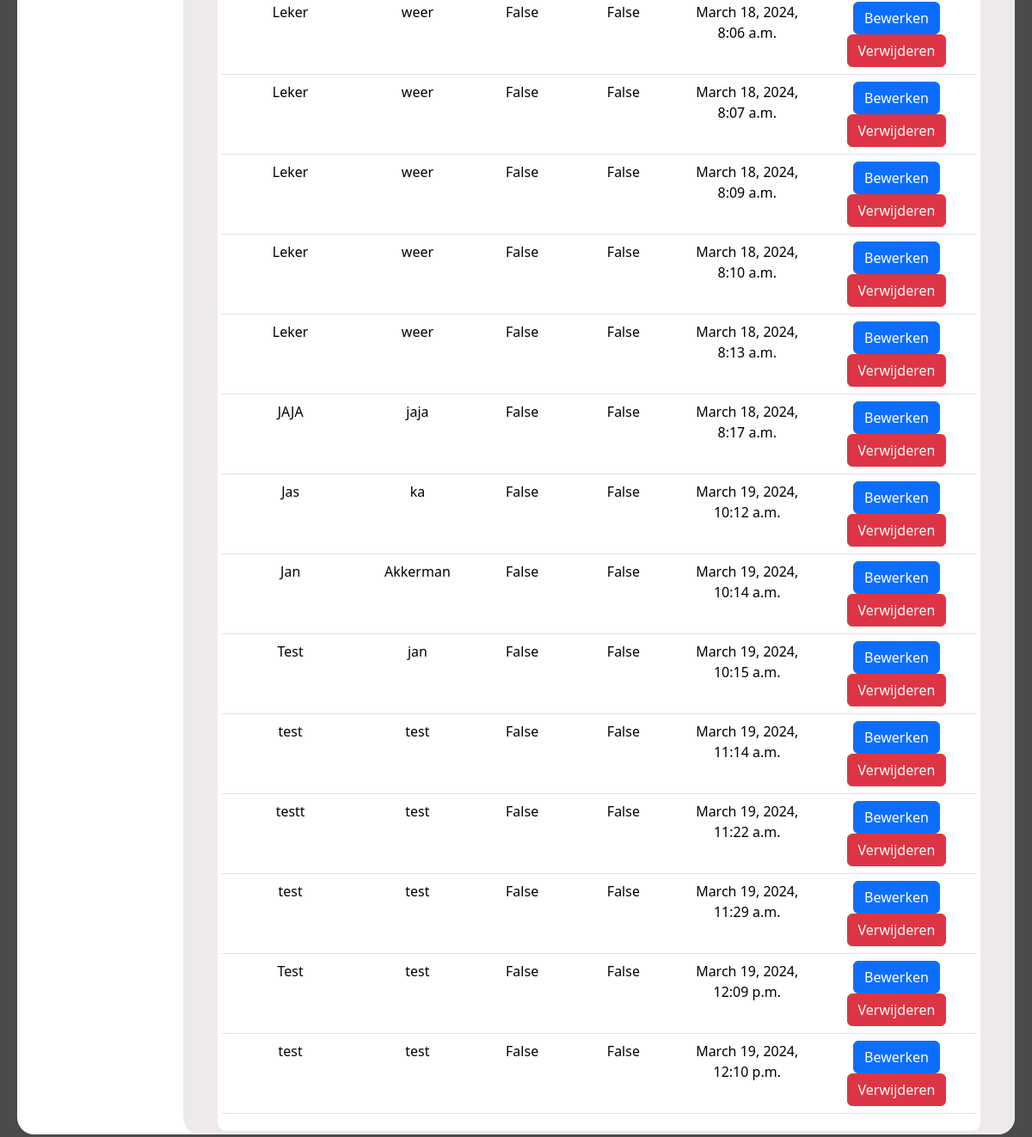
Page /beheerder/users (signed in, lower part) on the earlier database version.
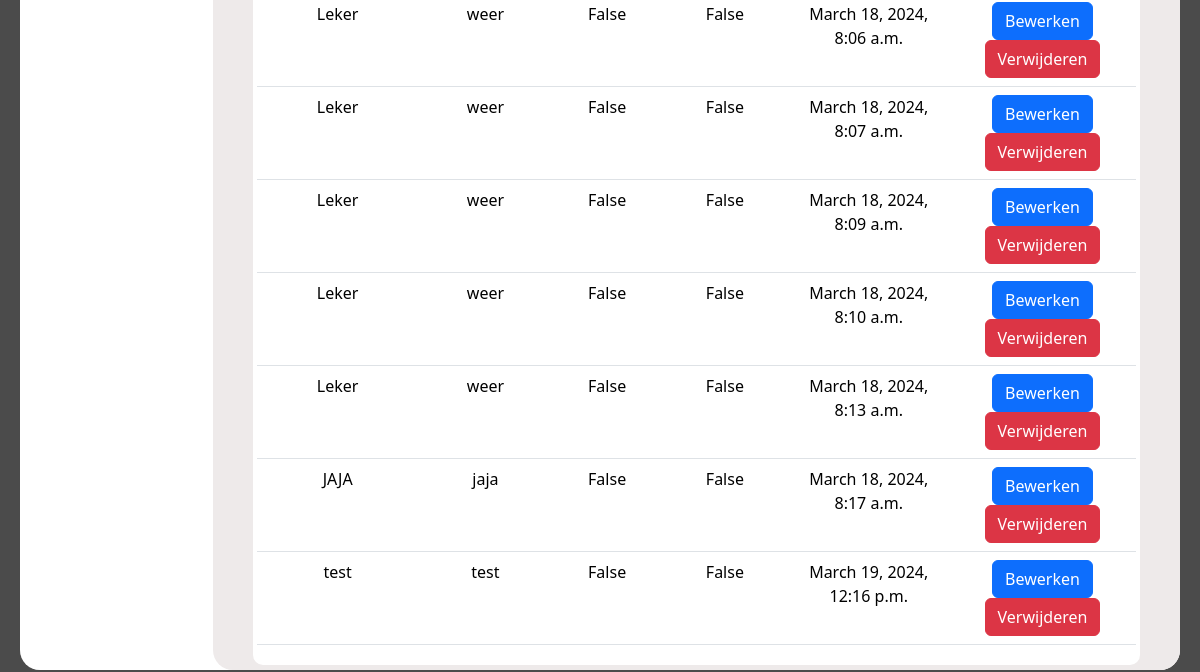
Same page on the later database version.
### ervaringsdeskundige/models.py (models this page shows, shortened)
class User(AbstractUser):
    first_name = models.CharField(max_length=100)
    last_name = models.CharField(max_length=100)
    postcode = models.CharField(max_length=10)
    geslacht = models.CharField(max_length=10, choices=[('M','Man'),('V', 'Vrouw'), ('0', 'Anders')])
    email = models.EmailField()
    telefoonnummer = models.CharField(max_length=100)
    geboortedatum = models.DateField()
    gebruikte_hulpmiddelen = models.TextField(max_length=200)
    bijzonderheden = models.TextField(max_length=100, default='', blank=True)
    beschikbaar_vanaf = models.DateTimeField()
    beschikbaar_tot = models.DateTimeField()
    bijzonderheden_beschikbaarheid = models.TextField(max_length=100, blank=True)
    username = models.CharField(max_length=100, unique=True)
    voorkeur_benadering = models.CharField(max_length=20)
    status = models.CharField(max_length=10, default=1)
    opmerking_verwijderd = models.TextField(blank=True, null=True)
    datum_goedgekeurd = models.DateTimeField(blank=True, null=True)
    goedegekeurd_door = models.CharField(max_length=100, null=True)
    groups = models.ManyToManyField(
        Group,
        verbose_name='groups',
        related_name='user_groups',
        blank=True,
        help_text='The groups this user belongs to. A user will get all permissions granted to each of their groups.',
        related_query_name='user',
    )
    user_permissions = models.ManyToManyField(
        Permission,
        verbose_name='user permissions',
        related_name='user_user_permissions',
        blank=True,
        help_text='Specific permissions for this user.',
        related_query_name='user',
    )

### beheerder/views.py (the view)
# urls.py: path('users', views.user_list, name="user_list"),
@staff_member_required
def user_list(request):
    beheerders = Beheerders.objects.all()
    ervaringsdeskundigen = User.objects.values('id','first_name', 'last_name', 'is_superuser', 'is_staff', 'date_joined')
    all_users = list(beheerders) + list(ervaringsdeskundigen)
    return render(request, 'beheerder/users.html', {'all_users': all_users})

### templates/beheerder/users.html (shortened to what this page needs)
{% extends "beheerder/inner_base.html" %}
{% block inner_content %}
          <br>
          <div class="d-flex justify-content-center align-items-center">
              <div id="card" class="container m-3 p-1">
                  <form id="filterForm" class="mb-3">
                  <table id="users-table" class="table">
                      <tbody>
                        {% for user in all_users %}
                            <tr>
                                <td>{{ user.first_name }}</td>
                                <td>{{ user.last_name }}</td>
                                <td>{{ user.is_superuser }}</td>
                                <td>{{ user.is_staff }}</td>
                                <td>{{ user.date_joined }}</td>
                                <td>
                                    <a href="{% url 'user_edit' user.id %}" class="btn btn-primary">Bewerken</a>
                                    <a href="{% url 'user_delete' user.id %}" class="btn btn-danger">Verwijderen</a>
                                </td>
                            </tr>
                        {% endfor %}
                      </tbody>
                  </table>
              </div>
          </div>
{% endblock %}

Differences in the rows shown:
removed User: first_name "Jas", last_name "ka", is_superuser "False", is_staff "False", date_joined "March 19, 2024, 10:12 a.m."
removed User: first_name "Jan", last_name "Akkerman", is_superuser "False", is_staff "False", date_joined "March 19, 2024, 10:14 a.m."
removed User: first_name "Test", last_name "jan", is_superuser "False", is_staff "False", date_joined "March 19, 2024, 10:15 a.m."
removed User: first_name "test", last_name "test", is_superuser "False", is_staff "False", date_joined "March 19, 2024, 11:14 a.m."
removed User: first_name "testt", last_name "test", is_superuser "False", is_staff "False", date_joined "March 19, 2024, 11:22 a.m."
removed User: first_name "test", last_name "test", is_superuser "False", is_staff "False", date_joined "March 19, 2024, 11:29 a.m."
removed User: first_name "Test", last_name "test", is_superuser "False", is_staff "False", date_joined "March 19, 2024, 12:09 p.m."
removed User: first_name "test", last_name "test", is_superuser "False", is_staff "False", date_joined "March 19, 2024, 12:10 p.m."
added User: first_name "test", last_name "test", is_superuser "False", is_staff "False", date_joined "March 19, 2024, 12:16 p.m."
